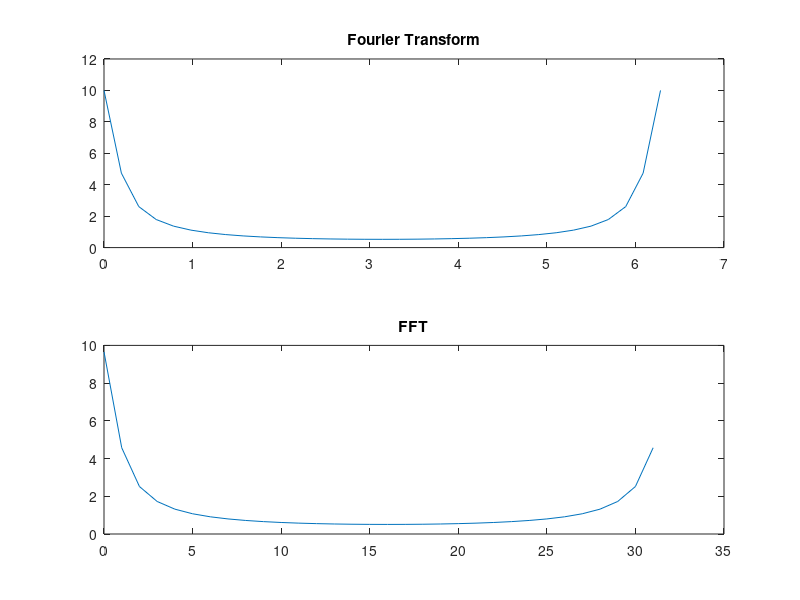

Write MATLAB code to recreate this figure.
%exercise 2_6

omega_max= 2*pi;
omega= 0:2*pi/32:2*pi;
X_k= 1./ abs(1- 0.9 .* exp(-complex(0,1).*omega));

figure 
subplot (2,1,1);
plot (omega,X_k);
title('Fourier Transform');

n= 0:1:31;
x_n = 0.9 .^ n;
X_fft= fft (x_n);
subplot (2,1,2);
plot (n, abs(X_fft));
title('FFT')
